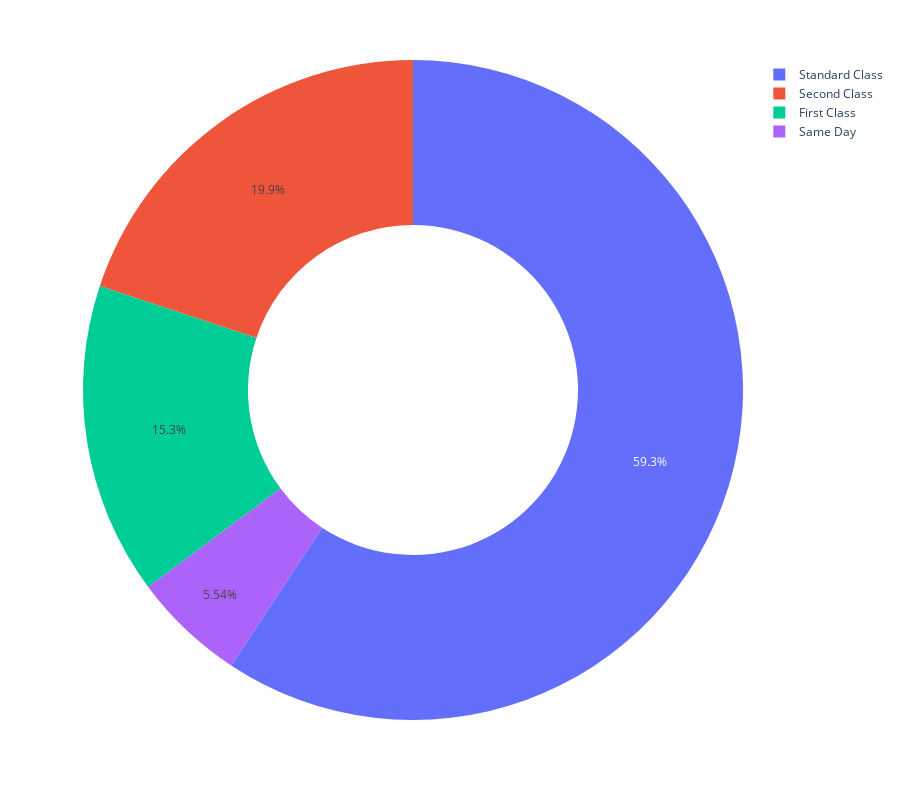

The notebook cell this image was saved under:
### Code cell
fig = px.pie(Top_shipping, labels='Ship Mode', values='Sales', hole=.5, names = 'Ship Mode')
fig.update_layout(height = 800)
fig.show()

### Figure 1 — Plotly figure (JSON) as saved in the notebook; plotly's stock layout.template omitted (floating-point values rounded to 4 significant figures)
{"data": [{"domain": {"x": [0, 1], "y": [0, 1]}, "hole": 0.5, "hovertemplate": "Ship Mode=%{label}<br>Sales=%{value}<extra></extra>", "labels": ["Standard Class", "Second Class", "First Class", "Same Day"], "legendgroup": "", "name": "", "showlegend": true, "type": "pie", "values": [1341000.0, 449900.0, 345600.0, 125200.0]}], "layout": {"height": 800, "legend": {"tracegroupgap": 0}, "margin": {"t": 60}}}
